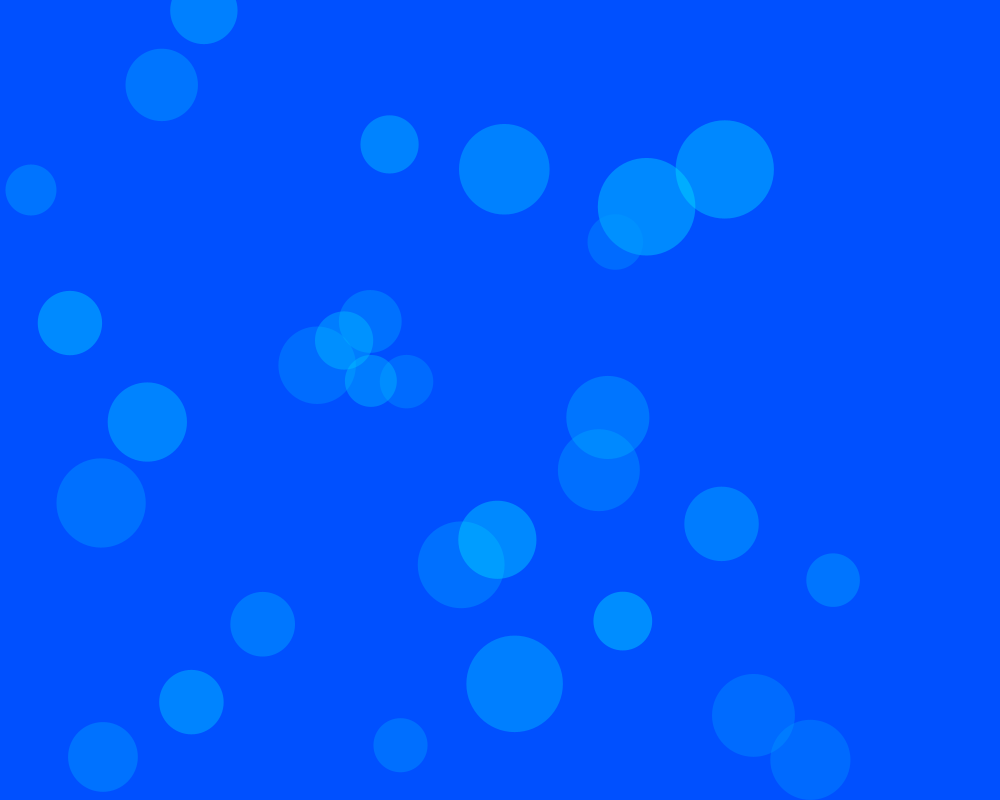
Frame 1 (no input)
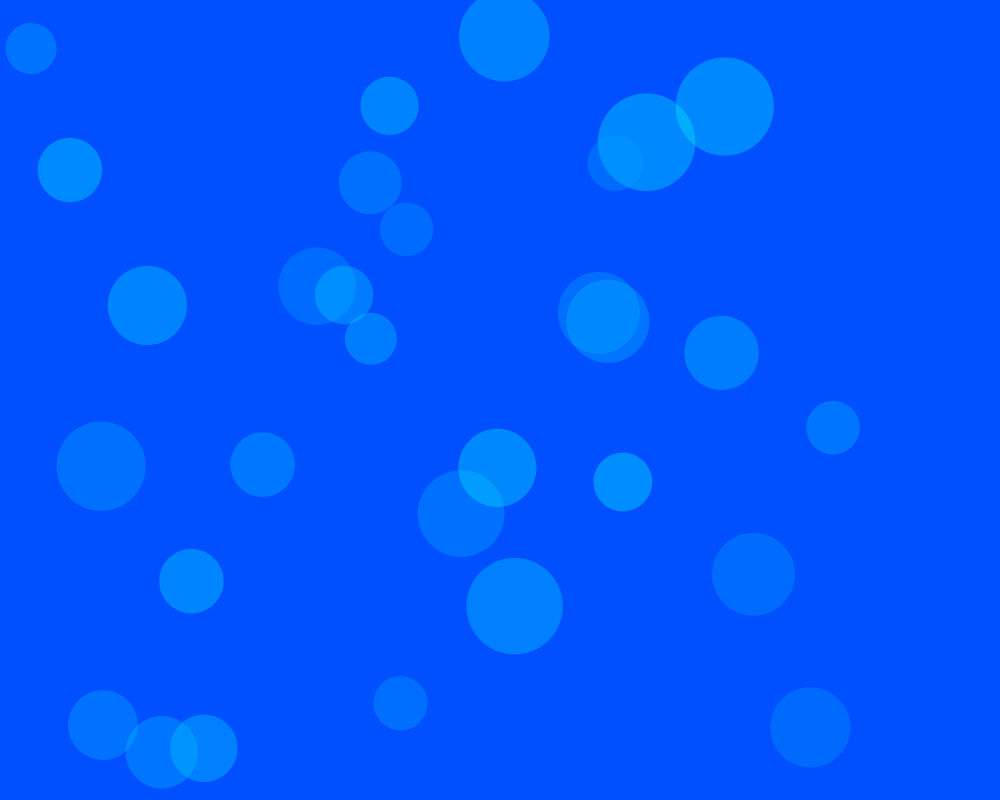
Frame 60 (the mouse pressed at the canvas centre just before this capture)
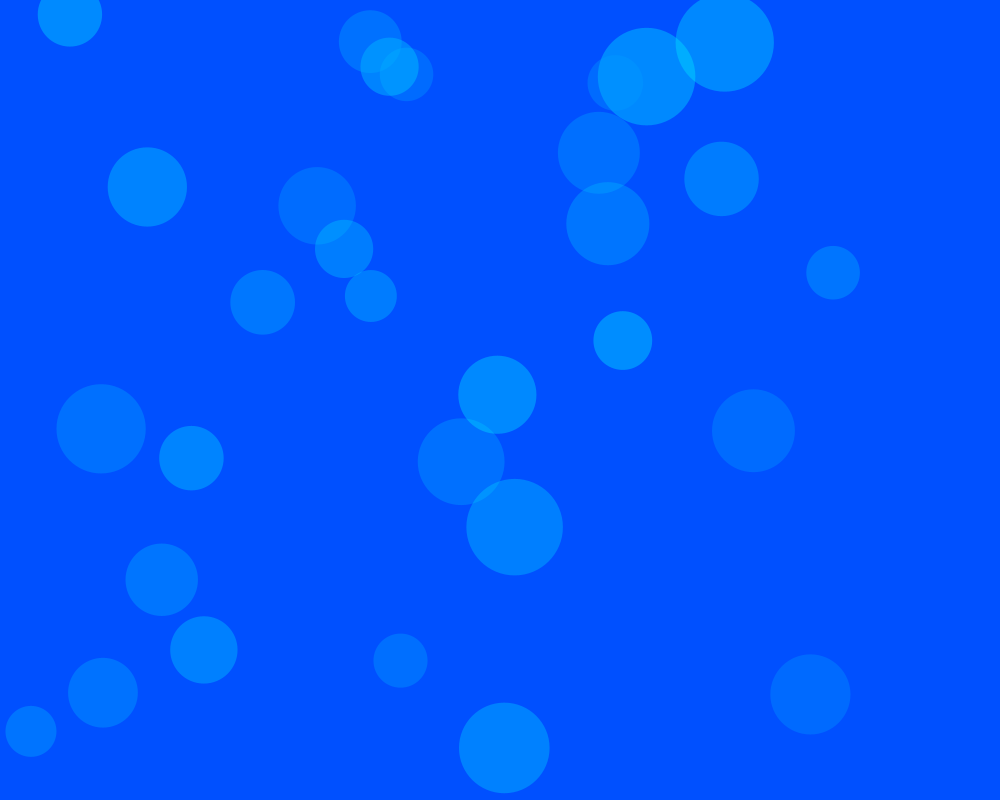
Frame 120 (the mouse held since frame 60 and released just before this capture)

The Processing sketch that drew these frames (run headless with seeded random() and noise(); from frame 60 on, the mouse is pressed at the canvas centre):

// Processing sketch: processing_34293
// ── processing_34293.pde


ColorSpot[] sp = new ColorSpot[30];

void setup() {
  size(1000, 800);
  noStroke();
  smooth();
  colorMode(RGB);
  background(0,80,255);
    
  for (int i = 0; i < sp.length; i++) {
    sp[i] = new ColorSpot(
    random(width), 
    random(height), 
    random(50, 100), 
    random(0.5, 3), 
    color(0, random(150, 255), 255, 90));
  }
}

void draw() {

    background(0,80,255);
    for (int i = 0; i < sp.length; i++) {
      sp[i].move();
      sp[i].display();
    }
  }


void mousePressed() {
  ellipse(mouseX, mouseY, 70, 70);
}

 
//クラスを定義
class Spot {
  
  float x, y, diameter, speed; // x座標, y座標, 直径, 速さ


  Spot(float _x, float _y, float _diameter, float _speed) {
    x = _x;
    y = _y;
    diameter = _diameter;
    speed = _speed;
  }

  //移動定義
  void move() {
  y += -speed;
    if (y < -diameter) y = height + -diameter/2;
  }

  //表示定義
  void display() {
    ellipse(x, y, diameter, diameter);
  }
}

//diameter;直径


class ColorSpot extends Spot {
  
  color col; // 色


  ColorSpot(float _x, float _y, float _diameter, float _speed, color _col) {
    super(_x, _y, _diameter, _speed); //親クラス(Spot)のコンストラクタを呼びだす
    col = _col;
  }

  //移動定義
  void move() {
    super.move();
  }

  //表示定義
  void display() {
    fill(col);
    super.display();
  }
} 
